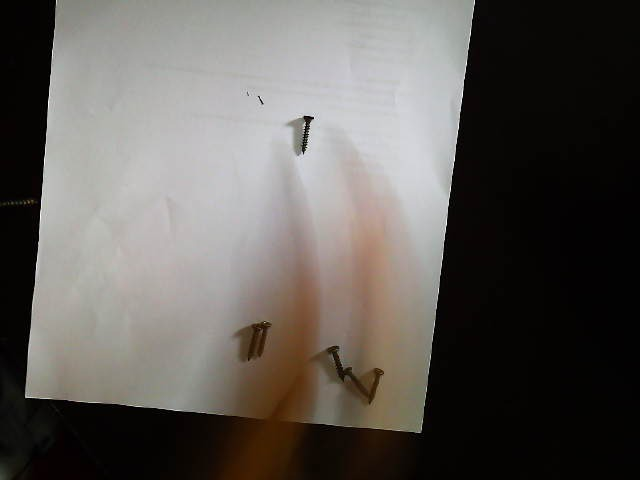
#> input picture datasets/raw/captures/camera-session-20260617/2026-06-17T16-59-59-888Z-46994f3f.jpg, 640 x 480 px
$ python preannotate.py --images ../datasets/raw/captures/camera-session-20260617
#> lines starting #> are read from the running program, lines starting #| are printed output that depends on the picture; after the words box and inside, x2 and y2 are one past the last pixel; in counts of white or black regions, pixels touching at a corner belong together
#> in main, im is the input picture: PIL image 640x480 RGB; mean R, G, B 95.4, 91.5, 87.3
#!/usr/bin/env python3
"""Pre-annotation des vis pour accelerer l'etiquetage manuel.

Genere des labels au format YOLO (un .txt par image) a partir d'un detecteur
classique simple (seuil + composantes connexes) pour accelerer l'annotation
manuelle avant entrainement YOLOX.

ATTENTION : ces annotations sont un POINT DE DEPART imparfait. Elles doivent
etre corrigees a la main dans un outil d'annotation (labelImg) avant
l'entrainement du modele YOLOX.

Format YOLO d'une ligne : `<class_id> <cx> <cy> <w> <h>` (valeurs normalisees 0-1).
Une seule classe ici : screw -> class_id = 0.

Usage :
    python training/preannotate.py --images datasets/raw/captures --out datasets/raw/annotated
    python training/preannotate.py --images datasets/raw/captures --out datasets/raw/annotated --overwrite
    python training/preannotate.py --images datasets/raw/captures/camera-session-20260617
"""
from __future__ import annotations

import argparse
import shutil
from collections import deque
from pathlib import Path

import numpy as np
from PIL import Image

try:
    import cv2
except ImportError:  # pragma: no cover - dependance optionnelle du script local
    cv2 = None

# --- Parametres du detecteur de pre-annotation ---
THRESHOLD_OFFSET = 35
MIN_COMPONENT_AREA = 20
MAX_COMPONENT_AREA = 120000

# --- Filtres de taille relative a l'image ---
# Une vis fait au moins 1.5% et au plus 30% de la largeur/hauteur de l'image.
# Elimine les grands rectangles (fond detecte) et le bruit pixel.
MIN_BOX_RATIO = 0.02    # 2% de la dimension image minimum (elimine le bruit pixel)
MAX_BOX_RATIO = 0.30    # 30% de la dimension image maximum (elimine les grands faux rectangles)
EDGE_MARGIN_RATIO = 0.015  # ignore les petits artefacts colles au bord de l'image
OPENCV_BACKGROUND_SIGMA = 31

IMAGE_EXTS = {".jpg", ".jpeg", ".png", ".webp"}
CLASS_NAMES = ["screw"]


# [96 lines left out: functions rgb_to_gray, _morph, refine_mask, connected_components, detect_boxes_classic, not called in this run]


def detect_boxes_opencv(
    image: np.ndarray,
    min_box_ratio: float = MIN_BOX_RATIO,
    max_box_ratio: float = MAX_BOX_RATIO,
    edge_margin_ratio: float = EDGE_MARGIN_RATIO,
) -> list[tuple[int, int, int, int]]:
    """Detection plus robuste pour objets sombres sur fond clair."""
#> called with min_box_ratio = 0.02, max_box_ratio = 0.3, edge_margin_ratio = 0.015
    if cv2 is None:
        raise RuntimeError("OpenCV (cv2) n'est pas installe. Utilise --detector classic.")

    img_h, img_w = image.shape[:2]
#> img_h = 480; img_w = 640
    min_dim = max(5, int(min(img_w, img_h) * min_box_ratio))
#> min_dim = 9
    max_w = int(img_w * max_box_ratio)
#> max_w = 192
    max_h = int(img_h * max_box_ratio)
#> max_h = 144
    edge_margin_x = int(img_w * edge_margin_ratio)
#> edge_margin_x = 9
    edge_margin_y = int(img_h * edge_margin_ratio)
#> edge_margin_y = 7

    gray = cv2.cvtColor(image, cv2.COLOR_RGB2GRAY)
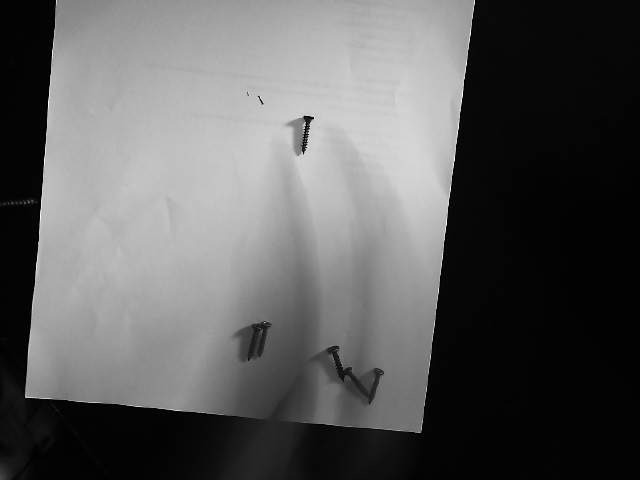
#> gray: shape (480, 640); min 0, max 255, mean 92.2
    background = cv2.GaussianBlur(gray, (0, 0), OPENCV_BACKGROUND_SIGMA)
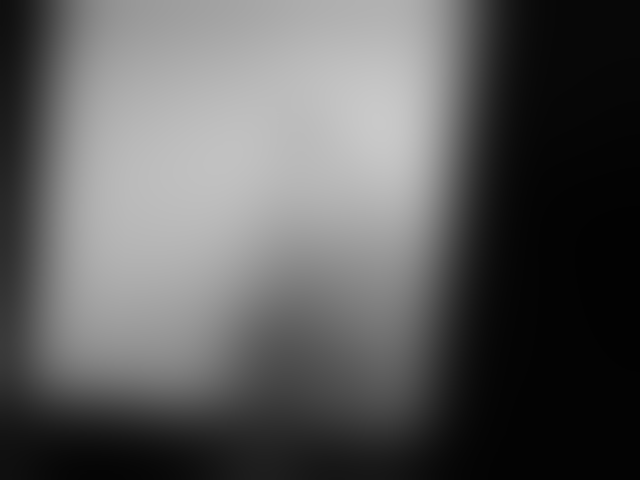
#> background: shape (480, 640); min 2, max 201, mean 92.2
    dark_score = cv2.subtract(background, gray)
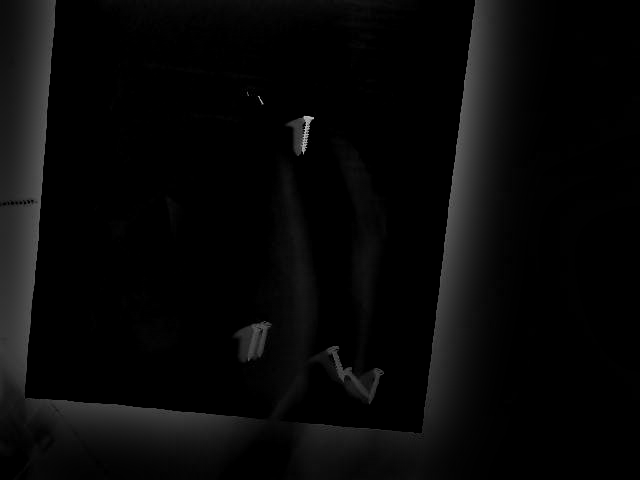
#> dark_score: shape (480, 640); min 0, max 190, mean 7.9
    dark_score = cv2.normalize(dark_score, None, 0, 255, cv2.NORM_MINMAX).astype("uint8")
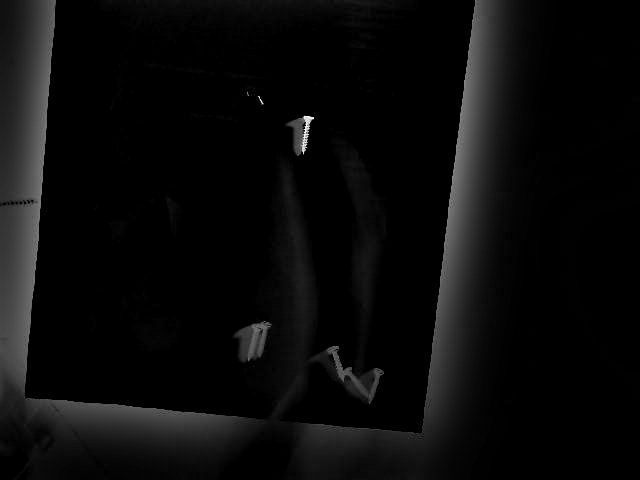
#> dark_score: shape (480, 640); min 0, max 255, mean 10.6
    _, mask = cv2.threshold(dark_score, 0, 255, cv2.THRESH_BINARY + cv2.THRESH_OTSU)
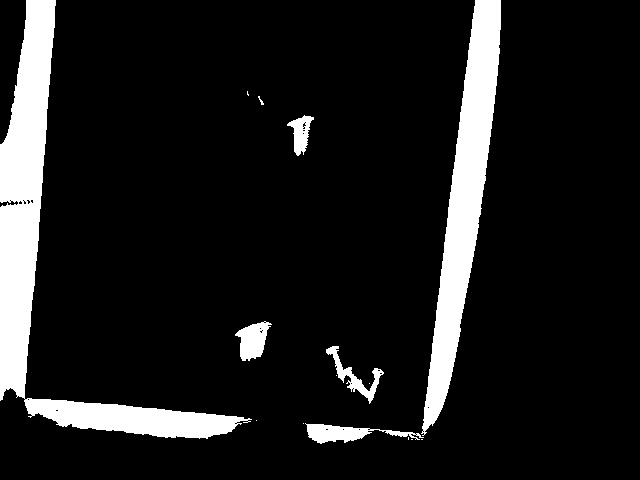
#> mask: shape (480, 640); 11.1% white; 15 white regions (8 under 20 px), largest, box (x1, y1, x2, y2) and area: (0, 0, 252, 439) 18647, (421, 0, 501, 436) 12282, (305, 423, 424, 444) 1050

    kernel = cv2.getStructuringElement(cv2.MORPH_ELLIPSE, (3, 3))
    mask = cv2.morphologyEx(mask, cv2.MORPH_OPEN, kernel)
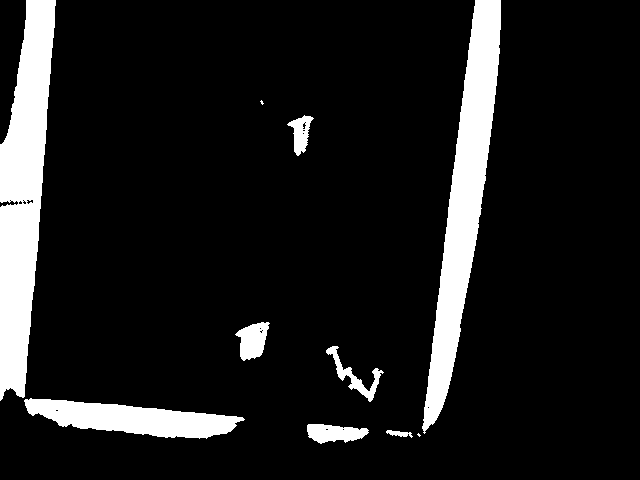
#> mask: shape (480, 640); 11.1% white; 10 white regions (2 under 20 px)

    contours, _ = cv2.findContours(mask, cv2.RETR_EXTERNAL, cv2.CHAIN_APPROX_SIMPLE)
#> contours = 10 contours, 2 with area under 20; largest, box (x1, y1, x2, y2) and area: (0, 0, 56, 401) 13110, (422, 0, 501, 434) 11826, (24, 398, 245, 439) 4835, (235, 322, 270, 361) 809, (307, 424, 369, 444) 788, (326, 346, 384, 402) 601, (287, 115, 314, 156) 506, (386, 430, 413, 438) 84
    boxes: list[tuple[int, int, int, int]] = []
    for contour in contours:
        x, y, w, h = cv2.boundingRect(contour)
        area = cv2.contourArea(contour)
        if area < max(MIN_COMPONENT_AREA, min_dim * min_dim * 0.7):
            continue
        if w < min_dim or h < min_dim:
            continue
        if w > max_w or h > max_h:
            continue
        if (
            x <= edge_margin_x
            or y <= edge_margin_y
            or x + w >= img_w - edge_margin_x
            or y + h >= img_h - edge_margin_y
        ):
            continue
        boxes.append((x, y, w, h))
#> this loop made 10 passes
#> (x, y, w, h, area) on passes 2, 3, 4, 5, 6, 7, 9, 10: (386, 430, 27, 8, 83.5), (307, 424, 62, 20, 787.5), (24, 398, 221, 41, 4835), (326, 346, 58, 56, 601), (235, 322, 35, 39, 809), (287, 115, 27, 41, 506), (422, 0, 79, 434, 11825.5), (0, 0, 56, 401, 13109.5)
#> after the loop, boxes = [(307, 424, 62, 20), (326, 346, 58, 56), (235, 322, 35, 39), (287, 115, 27, 41)]
    return sorted(boxes, key=lambda box: (box[1], box[0]))


def detect_boxes(
    image: np.ndarray,
    detector: str = "opencv",
    min_box_ratio: float = MIN_BOX_RATIO,
    max_box_ratio: float = MAX_BOX_RATIO,
    edge_margin_ratio: float = EDGE_MARGIN_RATIO,
) -> list[tuple[int, int, int, int]]:
    if detector == "opencv":
        return detect_boxes_opencv(image, min_box_ratio, max_box_ratio, edge_margin_ratio)
    if detector == "classic":
        return detect_boxes_classic(image, min_box_ratio, max_box_ratio, edge_margin_ratio)
    raise ValueError(f"Detecteur inconnu : {detector}")


def to_yolo_lines(boxes: list[tuple[int, int, int, int]], img_w: int, img_h: int) -> list[str]:
    lines = []
    for x, y, w, h in boxes:
        cx = (x + w / 2) / img_w
        cy = (y + h / 2) / img_h
        nw = w / img_w
        nh = h / img_h
        lines.append(f"0 {cx:.6f} {cy:.6f} {nw:.6f} {nh:.6f}")
    return lines


def iter_images(root: Path):
    for path in sorted(root.rglob("*")):
        if path.suffix.lower() in IMAGE_EXTS:
            yield path


def main() -> None:
    parser = argparse.ArgumentParser(description="Pre-annotation YOLO des vis pour entrainement YOLOX.")
    parser.add_argument("--images", required=True, help="Dossier contenant les images (recursif).")
    parser.add_argument(
        "--out",
        default=None,
        help="Dossier de sortie. Par defaut : a cote des images (label .txt accole).",
    )
    parser.add_argument(
        "--copy-images",
        action="store_true",
        help="Copier aussi les images dans --out (pratique pour ouvrir un dossier propre dans l'outil d'annotation).",
    )
    parser.add_argument(
        "--overwrite",
        action="store_true",
        help="Reecrire les labels .txt existants. Sans cette option, les corrections manuelles sont conservees.",
    )
    parser.add_argument(
        "--detector",
        choices=("opencv", "classic"),
        default="opencv",
        help="Algorithme de pre-annotation (defaut opencv).",
    )
    parser.add_argument(
        "--min-box-ratio",
        type=float,
        default=MIN_BOX_RATIO,
        help=f"Taille minimale relative d'une boite (defaut {MIN_BOX_RATIO}). Augmenter pour ignorer plus de petits objets.",
    )
    parser.add_argument(
        "--max-box-ratio",
        type=float,
        default=MAX_BOX_RATIO,
        help=f"Taille maximale relative d'une boite (defaut {MAX_BOX_RATIO}). Baisser pour ignorer plus de grandes fusions.",
    )
    parser.add_argument(
        "--edge-margin-ratio",
        type=float,
        default=EDGE_MARGIN_RATIO,
        help=f"Marge relative ignoree pres des bords (defaut {EDGE_MARGIN_RATIO}).",
    )
    args = parser.parse_args()

    images_root = Path(args.images).resolve()
    if not images_root.exists():
        raise SystemExit(f"Dossier introuvable : {images_root}")

    out_root = Path(args.out).resolve() if args.out else None
    if out_root:
        out_root.mkdir(parents=True, exist_ok=True)
        classes_path = out_root / "classes.txt"
        if args.overwrite or not classes_path.exists():
            try:
                classes_path.write_text("\n".join(CLASS_NAMES) + "\n", encoding="utf-8")
            except PermissionError:
                print(f"[!] Impossible d'ecrire {classes_path}. Ferme LabelImg si tu veux regenerer ce fichier.")

    total_images = 0
    skipped_labels = 0
    total_boxes = 0
    for img_path in iter_images(images_root):
        if out_root:
            label_path = out_root / (img_path.stem + ".txt")
            if args.copy_images:
                image_out = out_root / img_path.name
                if args.overwrite or not image_out.exists():
                    try:
                        shutil.copy2(img_path, image_out)
                    except PermissionError:
                        print(f"[!] Impossible de copier {image_out}. Ferme LabelImg si cette image est ouverte.")
        else:
            label_path = img_path.with_suffix(".txt")

        if label_path.exists() and not args.overwrite:
            skipped_labels += 1
            print(f"  {img_path.name}: label existant conserve -> {label_path.name}")
            continue

        with Image.open(img_path) as im:
            im = im.convert("RGB")
            arr = np.array(im)
        boxes = detect_boxes(
            arr,
            detector=args.detector,
            min_box_ratio=args.min_box_ratio,
            max_box_ratio=args.max_box_ratio,
            edge_margin_ratio=args.edge_margin_ratio,
        )
#> boxes = [(287, 115, 27, 41), (235, 322, 35, 39), (326, 346, 58, 56), (307, 424, 62, 20)]
        lines = to_yolo_lines(boxes, arr.shape[1], arr.shape[0])
#> the loop in to_yolo_lines, `for x, y, w, h in boxes:` made 4 passes
#> (x, y, w, h, cx, cy, nw, nh) on passes 1 to 4: (287, 115, 27, 41, 0.47, 0.282, 0.0422, 0.0854), (235, 322, 35, 39, 0.395, 0.711, 0.0547, 0.0813), (326, 346, 58, 56, 0.555, 0.779, 0.0906, 0.117), (307, 424, 62, 20, 0.528, 0.904, 0.0969, 0.0417)
#> after the loop in to_yolo_lines, `for x, y, w, h in boxes:`: lines = ['0 0.469531 0.282292 0.042188 0.085417', '0 0.394531 0.711458 0.054688 0.081250', '0 0.554688 0.779167 0.090625 0.116667', '0 0.528125 0.904167 0.096875 0.041667']

        label_path.write_text("\n".join(lines) + ("\n" if lines else ""), encoding="utf-8")
        total_images += 1
        total_boxes += len(boxes)
#> total_boxes = 4
        print(f"  {img_path.name}: {len(boxes)} vis -> {label_path.name}")
#|   2026-06-17T16-59-59-888Z-46994f3f.jpg: 4 vis -> 2026-06-17T16-59-59-888Z-46994f3f.txt
#> pass 2 of the loop in main, `for img_path in iter_images(images_root):`:
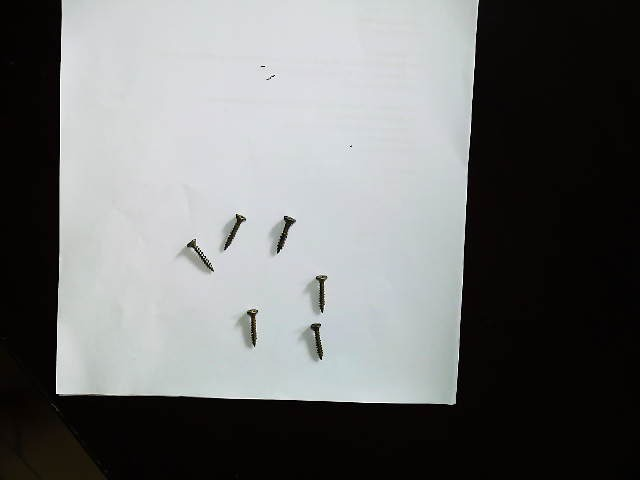
#> input picture datasets/raw/captures/camera-session-20260617/2026-06-17T17-08-48-907Z-c622120d.jpg, 640 x 480 px
#> in main, im is the input picture: PIL image 640x480 RGB; mean R, G, B 111.5, 113, 112.6
#> in detect_boxes_opencv (call 2), `_, mask = cv2.threshold(dark_score, 0, 255, cv2.THRESH_BINARY + cv2.TH..`:
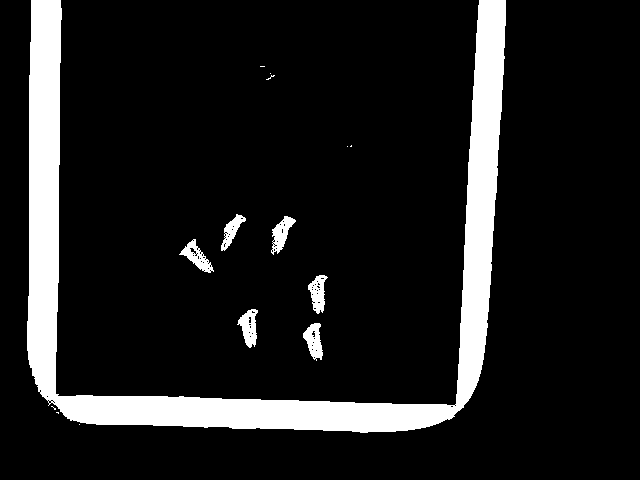
#> mask: shape (480, 640); 11.9% white; 15 white regions (8 under 20 px), largest, box (x1, y1, x2, y2) and area: (27, 0, 506, 433) 33910, (237, 309, 258, 348) 469, (303, 323, 323, 361) 456
#> in detect_boxes_opencv (call 2), `mask = cv2.morphologyEx(mask, cv2.MORPH_OPEN, kernel)`:
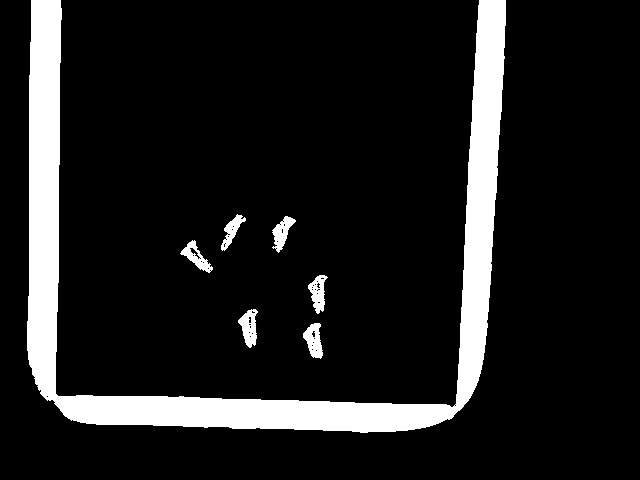
#> mask: shape (480, 640); 11.8% white; 7 white regions
#> contours = 7 contours; box (x1, y1, x2, y2) and area: (27, 0, 506, 433) 32639, (238, 309, 258, 348) 437, (303, 323, 323, 359) 421, (308, 275, 328, 314) 402, (180, 240, 213, 273) 386, (272, 216, 296, 253) 377, (221, 214, 246, 251) 310
#> the loop in detect_boxes_opencv (call 2), `for contour in contours:` made 7 passes
#> (x, y, w, h, area) on passes 1 to 7: (303, 323, 20, 36, 421), (238, 309, 20, 39, 437), (308, 275, 20, 39, 401.5), (180, 240, 33, 33, 385.5), (272, 216, 24, 37, 377), (221, 214, 25, 37, 310.5), (27, 0, 479, 433, 32639)
#> after the loop in detect_boxes_opencv (call 2), `for contour in contours:`: boxes = [(303, 323, 20, 36), (238, 309, 20, 39), (308, 275, 20, 39), (180, 240, 33, 33), (272, 216, 24, 37), (221, 214, 25, 37)]
#> in main, `boxes = detect_boxes( arr, detector=args.detector, min_box_ratio=args...`: boxes = [(221, 214, 25, 37), (272, 216, 24, 37), (180, 240, 33, 33), (308, 275, 20, 39), (238, 309, 20, 39), (303, 323, 20, 36)]
#> the loop in to_yolo_lines (call 2), `for x, y, w, h in boxes:` made 6 passes
#> (x, y, w, h, cx, cy, nw, nh) on passes 1 to 6: (221, 214, 25, 37, 0.365, 0.484, 0.0391, 0.0771), (272, 216, 24, 37, 0.444, 0.489, 0.0375, 0.0771), (180, 240, 33, 33, 0.307, 0.534, 0.0516, 0.0688), (308, 275, 20, 39, 0.497, 0.614, 0.0312, 0.0813), (238, 309, 20, 39, 0.388, 0.684, 0.0312, 0.0813), (303, 323, 20, 36, 0.489, 0.71, 0.0312, 0.075)
#> in main, `lines = to_yolo_lines(boxes, arr.shape[1], arr.shape[0])`: lines = ['0 0.364844 0.484375 0.039062 0.077083', '0 0.443750 0.488542 0.037500 0.077083', '0 0.307031 0.534375 0.051562 0.068750', '0 0.496875 0.613542 0.031250 0.081250', '0 0.387500 0.684375 0.031250 0.081250', '0 0.489063 0.710417 0.031250 0.075000']
#> total_boxes = 10
#|   2026-06-17T17-08-48-907Z-c622120d.jpg: 6 vis -> 2026-06-17T17-08-48-907Z-c622120d.txt

    print(f"\nTermine : {total_images} image(s), {total_boxes} boite(s) pre-annotee(s).")
#| Termine : 2 image(s), 10 boite(s) pre-annotee(s).
    if skipped_labels:
        print(f"Labels existants conserves : {skipped_labels}. Utilise --overwrite pour les regenerer.")
    if out_root:
        print(f"Classes YOLO : {out_root / 'classes.txt'}")
    print("Etape suivante : corrige ces boites a la main avant l'entrainement.")


if __name__ == "__main__":
    main()
